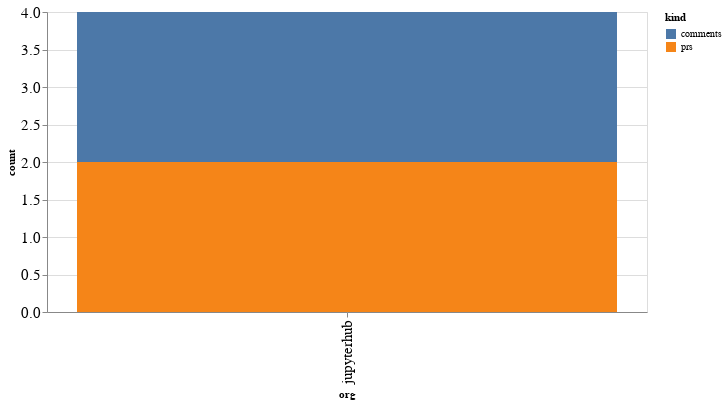

The code cell stored with this chart in its notebook:
### Code cell
alt.Chart(org_summaries, width=600).mark_bar().encode(
    x='org',
    y='count',
    color='kind',
    tooltip="org"
)

### Figure 1 — Vega-Lite specification as saved in the notebook (floating-point values rounded to 4 significant figures)
{"config": {"axisLeft": {"labelFontSize": 15}, "axisBottom": {"labelFontSize": 15}}, "data": {"name": "data-f4f6126e93cd5da1c3add764e900e670"}, "mark": "bar", "encoding": {"color": {"type": "nominal", "field": "kind"}, "tooltip": {"type": "nominal", "field": "org"}, "x": {"type": "nominal", "field": "org"}, "y": {"type": "quantitative", "field": "count"}}, "width": 600, "$schema": "https://vega.github.io/schema/vega-lite/v4.8.1.json", "datasets": {"data-f4f6126e93cd5da1c3add764e900e670": [{"org": "jupyterhub", "kind": "comments", "count": 2}, {"org": "jupyterhub", "kind": "prs", "count": 2}]}}
